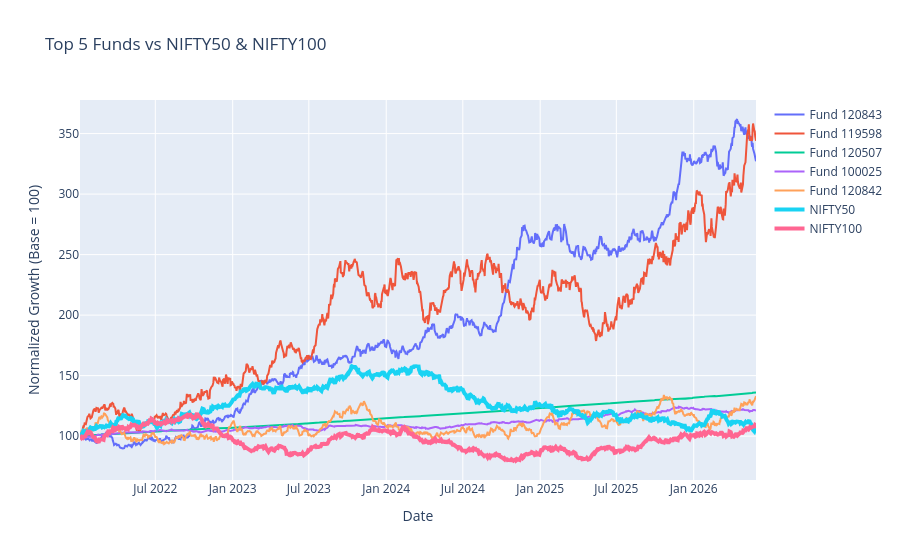

Here is the notebook cell this chart was saved with:
### Markdown cell above
Step 5: Display

### Code cell
fig.update_layout(
    title="Top 5 Funds vs NIFTY50 & NIFTY100",
    xaxis_title="Date",
    yaxis_title="Normalized Growth (Base = 100)"
)

fig.show()

### Figure 1 — Plotly figure (JSON) as saved in the notebook; plotly's stock layout.template omitted (floating-point values rounded to 4 significant figures; data arrays with more than 128 entries replaced by an {"elided": "..."} marker saying what was removed)
{"data": [{"name": "Fund 120843", "type": "scatter", "x": {"elided": "1150 str values"}, "y": {"elided": "1150 float values"}}, {"name": "Fund 119598", "type": "scatter", "x": {"elided": "1150 str values"}, "y": {"elided": "1150 float values"}}, {"name": "Fund 120507", "type": "scatter", "x": {"elided": "1150 str values"}, "y": {"elided": "1150 float values"}}, {"name": "Fund 100025", "type": "scatter", "x": {"elided": "1150 str values"}, "y": {"elided": "1150 float values"}}, {"name": "Fund 120842", "type": "scatter", "x": {"elided": "1150 str values"}, "y": {"elided": "1150 float values"}}, {"line": {"width": 4}, "name": "NIFTY50", "type": "scatter", "x": {"elided": "1150 str values"}, "y": {"elided": "1150 float values"}}, {"line": {"width": 4}, "name": "NIFTY100", "type": "scatter", "x": {"elided": "1150 str values"}, "y": {"elided": "1150 float values"}}], "layout": {"title": {"text": "Top 5 Funds vs NIFTY50 & NIFTY100"}, "xaxis": {"title": {"text": "Date"}}, "yaxis": {"title": {"text": "Normalized Growth (Base = 100)"}}}}
